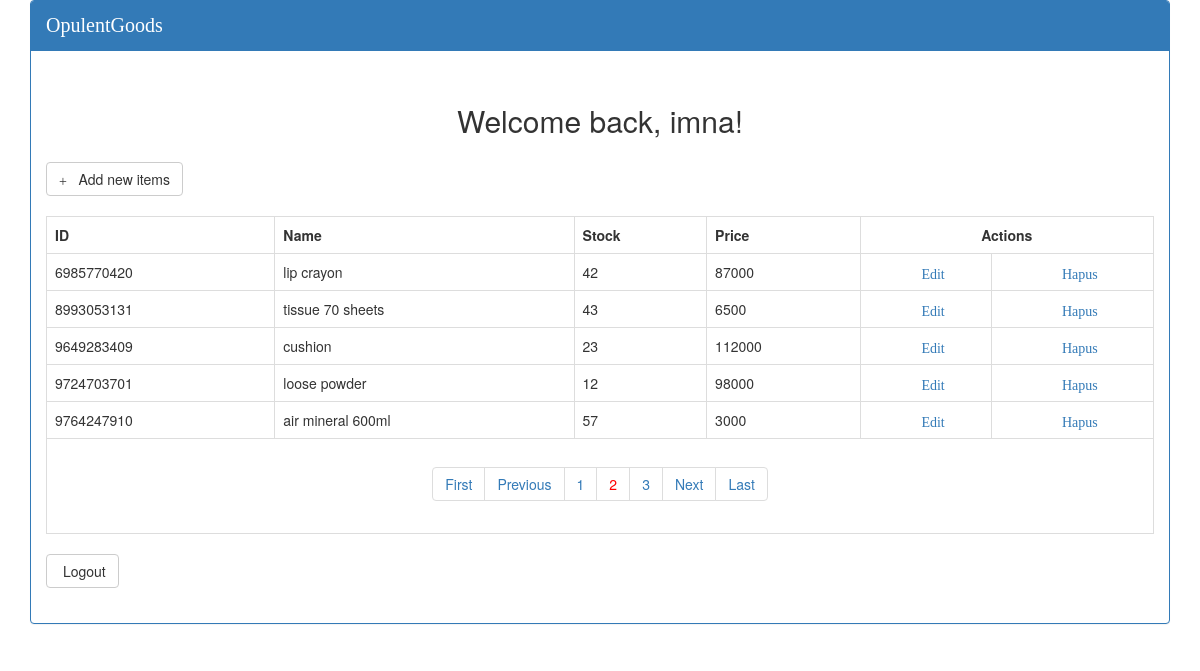
/index.php?page_no=2 (signed in), run on the app's committed database.
### tables this page shows
CREATE TABLE `users` (
  `id` int(11) NOT NULL,
  `name` varchar(255) NOT NULL,
  `email` varchar(255) NOT NULL,
  `password` varchar(255) NOT NULL
);

CREATE TABLE `barang` (
  `id_barang` varchar(15) NOT NULL,
  `nama` varchar(50) NOT NULL,
  `stok` int(10) NOT NULL,
  `harga` int(25) NOT NULL
);

### dbconfig.php (called while the page is built, shortened)
<?php
try {
    $con = new PDO('mysql:host=localhost;dbname=app-kasir', 'root', '', array(PDO::ATTR_PERSISTENT => true));
} catch (PDOException $e) {
    echo $e->getMessage();
}
include_once 'Auth.php';
include_once 'barang_class.php';
$user = new Auth($con);

### Auth.php (called while the page is built, shortened)
<?php
class Auth
{
    private $db;
    public function __construct($db_conn)
    {
        $this->db = $db_conn;
    }
    public function isLoggedIn()
    {
        if (isset($_SESSION['user_session'])) {
            return true;
        }
    }
    public function getUser()
    {
        try {
            $stmt = $this->db->prepare("SELECT * FROM users WHERE id = :id");
            $stmt->bindParam(":id", $_SESSION['user_session']);
            $stmt->execute();
            return $stmt->fetch();
        } catch (PDOException $e) {
            echo $e->getMessage();
            return false;
        }
    }
}

### barang_class.php (the view, shortened to what this page needs)
<?php
class barang
{
    private $db;
    public function __construct($con)
    {
        $this->db = $con;
    }
    public function viewData($query)
    {
        $stmt = $this->db->prepare($query);
        $stmt->execute();
        if ($stmt->rowCount() > 0) {
            while ($row = $stmt->fetch(PDO::FETCH_ASSOC)) {
?>
                <tr>
                    <td><?php echo ($row['id_barang']); ?></td>
                    <td><?php echo ($row['nama']); ?></td>
                    <td><?php echo ($row['stok']); ?></td>
                    <td><?php echo ($row['harga']); ?></td>
                    <td align="center">
                        <a href="edit.php?edit_id=<?php echo ($row['id_barang']); ?>">
                            <i class="glyphicon glyphicon-edit"> Edit </i></a>
                    </td>
                    <td align="center">
                        <a href="hapus.php?delete_id=<?php echo ($row['id_barang']); ?>">
                            <i class="glyphicon glyphicon-remove-circle"> Hapus </i></a>
                    </td>
                </tr>
            <?php
            }
        } else {
            ?>
            <tr>
                <td>Data tidak ditemukan...</td>
            </tr>
        <?php
        }
    }
    public function paginglink($query, $records_per_page)
    {
        $self = $_SERVER['PHP_SELF'];
        $stmt = $this->db->prepare($query);
        $stmt->execute();
        $total_no_of_records = $stmt->rowCount();
        if ($total_no_of_records > 0) {
        ?><ul class="pagination"><?php
                                    $total_no_of_pages = ceil($total_no_of_records / $records_per_page);
                                    $current_page = 1;
                                    if (isset($_GET["page_no"])) {
                                        $current_page = $_GET["page_no"];
                                    }
                                    if ($current_page != 1) {
                                        $previous = $current_page - 1;
                                        echo "<li><a href='" . $self . "?page_no=1'>First</a></li>";
                                        echo "<li><a href='" . $self . "?page_no=" . $previous . "'>Previous</a></li>";
                                    }
                                    for ($i = 1; $i <= $total_no_of_pages; $i++) {
                                        if ($i == $current_page) {
                                            echo "<li><a href='" . $self . "?page_no=" . $i . "' style='color:red;'>" . $i . "</a></li>";
                                        } else {
                                            echo "<li><a href='" . $self . "?page_no=" . $i . "'>" . $i . "</a></li>";
                                        }
                                    }
                                    if ($current_page != $total_no_of_pages) {
                                        $next = $current_page + 1;
                                        echo "<li><a href='" . $self . "?page_no=" . $next . "'>Next</a></li>";
                                        echo "<li><a href='" . $self . "?page_no=" . $total_no_of_pages . "'>Last</a></li>";
                                    } ?></ul><?php
                                            }
                                        }
                                    }

### index.php (shortened to what this page needs)
<?php
require_once "dbconfig.php";
$currentUser = $user->getUser();
?>
<!DOCTYPE html>
<html lang="en">
<head>
    <link href="bootstrap/css/bootstrap.min.css" rel="stylesheet">
</head>
<body>
    <div class="container">
        <div class="panel panel-primary">
            <div class="panel-heading" style="font-family: 'Centaur'; font-size: 20px;">OpulentGoods</div>
            <div class="info">
                <h2>&nbsp;<center> Welcome back, <?php echo $currentUser['name']?>!</center></h2>
            </div>
            <div class="panel-body">
                <a href="add.php" class="btn btn-large btn-default">
                    <i class="glyphicon glyphicon-plus"></i>
                    &nbsp; Add new items</a>
                <br /><br />
                <table class='table table-bordered table-responsive'>
                    <tr>
                        <th>ID</th>
                        <th>Name</th>
                        <th>Stock</th>
                        <th>Price</th>
                        <th colspan="2">
                            <center>Actions</center>
                        </th>
                    </tr>
                    <?php
                    $query = "SELECT * FROM barang";
                    $records_per_page = 5;
                    $newquery = $brg->paging($query, $records_per_page);
                    $brg->viewData($newquery);
                    ?>
                    <tr>
                        <td colspan="7" align="center">
                            <div class="pagination-wrap">
                                <?php $brg->paginglink($query, $records_per_page); ?>
                            </div>
                        </td>
                    </tr>
                </table>
                <a href="logout.php" class="btn btn-large btn-default">
                    Logout</a>
                <br /><br />
            </div>
        </div>
    </div>
</body>
</html>

### data on the page
users: name "imna"
barang: id_barang "6985770420", nama "lip crayon", stok "42", harga "87000"
barang: id_barang "8993053131", nama "tissue 70 sheets", stok "43", harga "6500"
barang: id_barang "9649283409", nama "cushion", stok "23", harga "112000"
barang: id_barang "9724703701", nama "loose powder", stok "12", harga "98000"
barang: id_barang "9764247910", nama "air mineral 600ml", stok "57", harga "3000"
